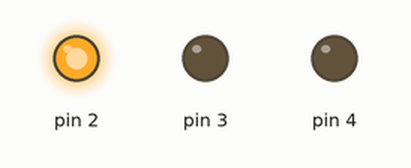
Simulated run of this sketch. Board: Arduino Uno, built with avr-gcc and run on an emulated ATmega328P. Parts: output pins drawn as LEDs (lit = HIGH).

Above: at 0.1 s.
At 36.8 s:
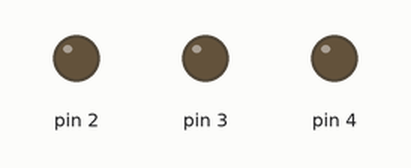
Timing chart, 0 to 40.0 s (numbered marks = the images above):
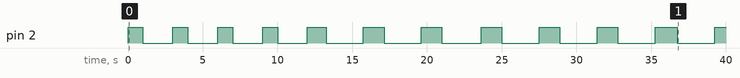

Measured:
- by itself, pin 2: goes 4 × (HIGH 1.0 s, LOW 2.0 s), 6 × (HIGH 1.3 s, LOW 2.5 s), HIGH 1.5 s, LOW 2.5 s, then HIGH

The sketch:

simple_ocw.ino
```cpp
#define ocwstring "\
o2\
w1000\
c2\
w2000\
"

void setup() {
  pinMode(2, OUTPUT);
  pinMode(3, OUTPUT);
  pinMode(4, OUTPUT);
}

// OCW code to start repeating at startup:
String ocw = String(ocwstring);

bool waiting = false;
int i = 0;
unsigned long startTime = 0;

void loop() {
  if (waiting) {
    if (millis() >= startTime) {
      waiting = false;
      i += 1;
    }
  }

  else {
    if (ocw.charAt(i) == 'o') {
      int len = 1;
      while (isDigit(ocw.charAt(i + 1 + len))) {
        len += 1;
      }
      digitalWrite(ocw.substring(i + 1, i + 1 + len).toInt(), HIGH);
    }
    if (ocw.charAt(i) == 'c') {
      int len = 1;
      while (isDigit(ocw.charAt(i + 1 + len))) {
        len += 1;
      }
      digitalWrite(ocw.substring(i + 1, i + 1 + len).toInt(), LOW);
    }
    if (ocw.charAt(i) == 'w') {
      int len = 1;
      while (isDigit(ocw.charAt(i + 1 + len))) {
        len += 1;
      }
      startTime = millis() + ocw.substring(i + 1, i + 1 + len).toInt();
      waiting = true;
    }
    i += 1;
    if (i > ocw.length()) {
      i = 0;
    }
  }
}
```
